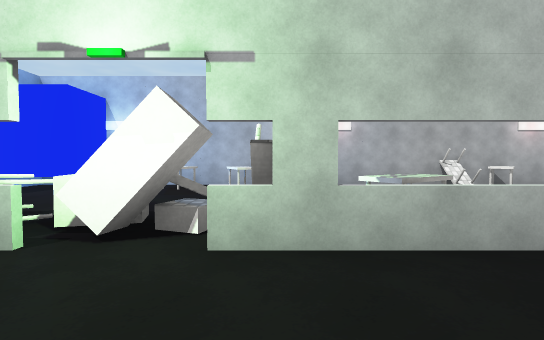
View 1 (above)

15 first-person views from a walk through a 3-D level made in the Unity game engine. The camera is 1.4 m above the floor, tilts 2° down and sees 85° across. The floor is counted in squares, 2 m on a side. Each view is taken from the middle of a square. On the plan, view 1 faces up. The plan holds only what a view shows up to about 10 squares ahead; the rest is blank. The place goes on beyond the plan. The player character is not drawn. Door leaves are left out, so doorways stand open. Surface patterns are stand-ins for the level's own textures.

View 2
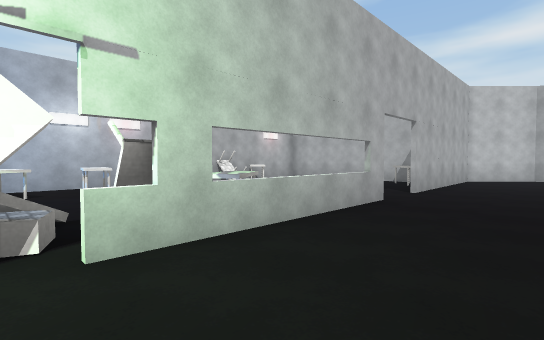

View 3
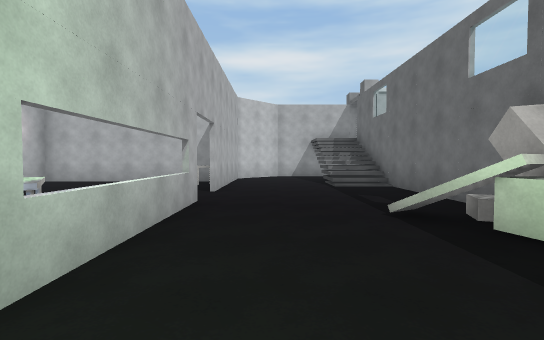

View 4
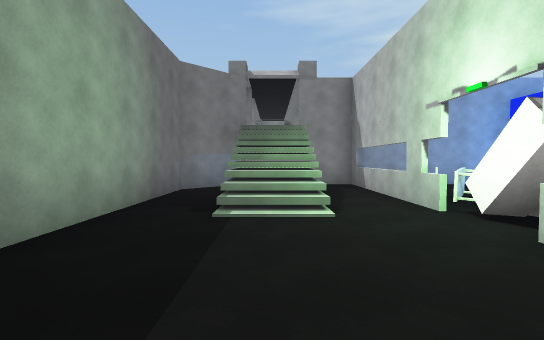

View 5
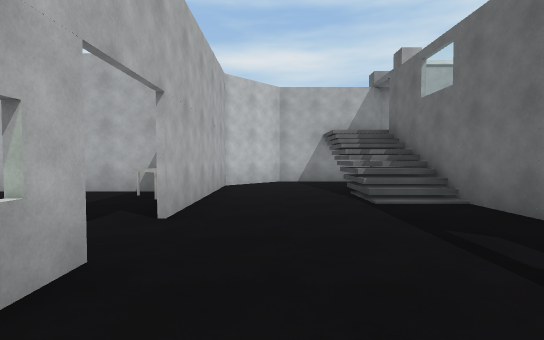

View 6
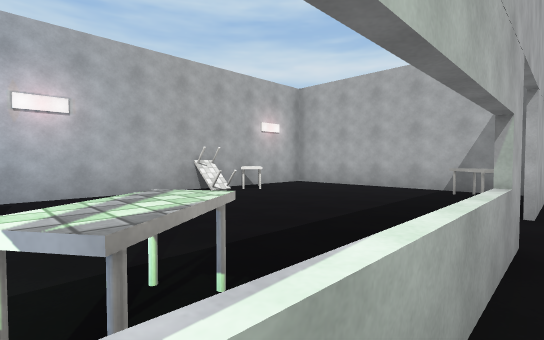

View 7
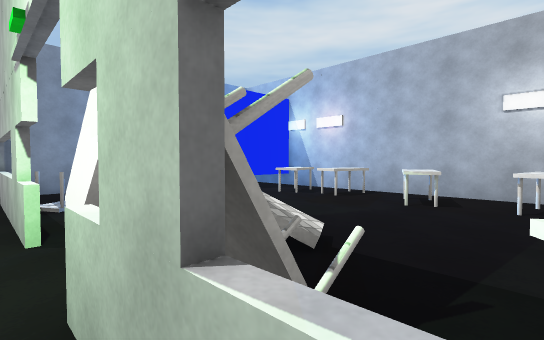

View 8
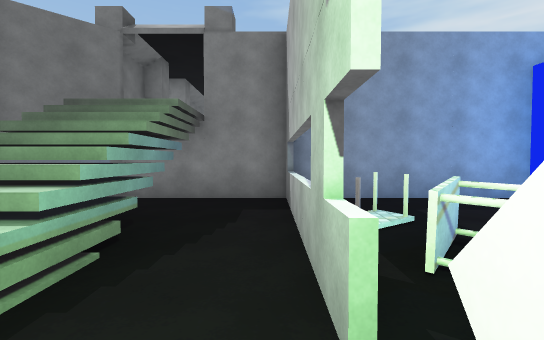

View 9
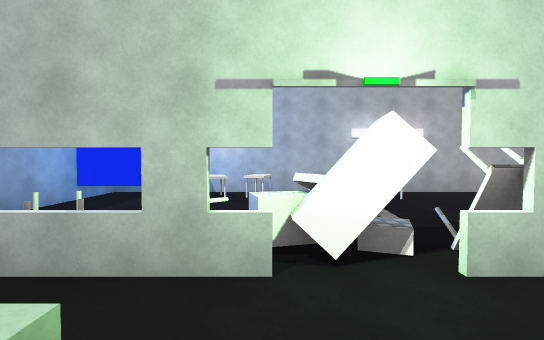

View 10
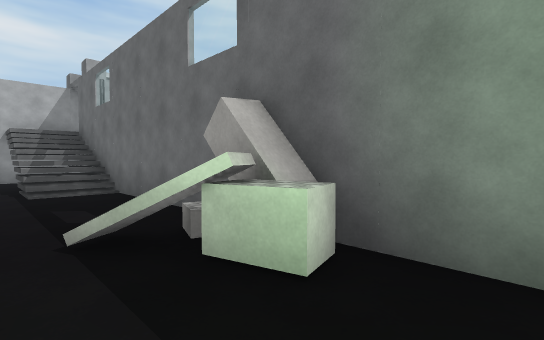

View 11
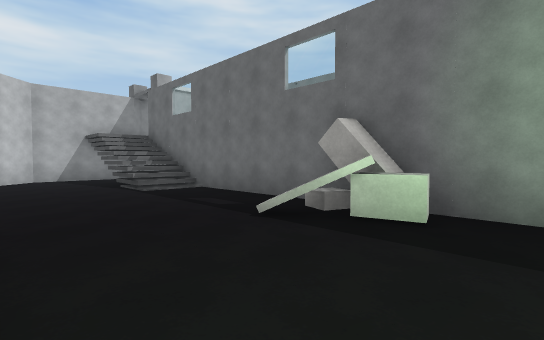

View 12
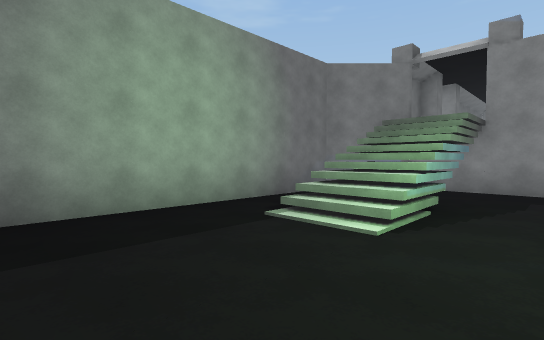

View 13
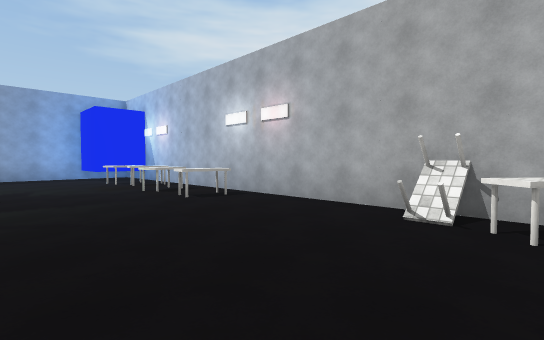

View 14
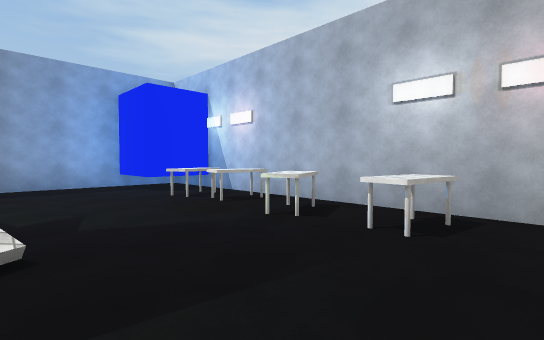

View 15
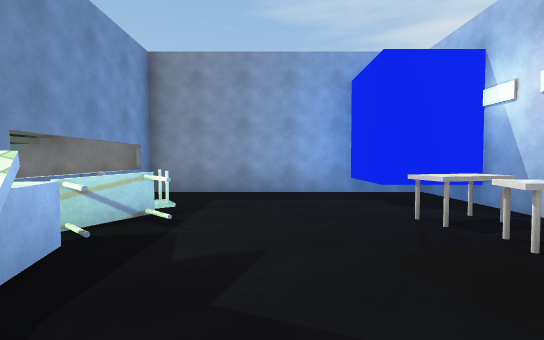

### Floor plan
Key: @ floor where view 1 was taken; # wall or solid block; . floor; / step, stairs or slope; D open door; = window, fence, low wall or low ledge; E desk; C grey cube; O other object.
Columns run from 7 left of view 1 to 12 right of it. Each row starts with its distance up from view 1.
  9    #########  ###
  8  OO.........EE..#
  7 OOO.E.E.E....E..#
  6 #...............#
  5 #...............#
  4 #...E...........#
  3 #..EEOOEEE....EE###
  2 ##==#....==DD###..##
  1 #.////.............#
  0 #.////.@...........#
 -1 ##.......O....////.#
 -2  ##.....#O....///C/#
 -3   ####### #######  #

Where each view was taken, in squares from view 1:
view 1: 0 up, 0 right, facing up
view 2: 0 up, 1 left, facing up-right
view 3: 1 up, 1 left, facing right
view 4: 0 up, 2 right, facing left
view 5: 1 up, 2 right, facing right
view 6: 2 up, 1 right, facing up-right
view 7: 2 up, 1 right, facing up-left
view 8: 2 up, 1 left, facing left
view 9: 0 up, 2 left, facing up
view 10: 0 up, 0 right, facing down-right
view 11: 2 up, 0 right, facing down-right
view 12: 2 up, 1 right, facing down-left
view 13: 4 up, 6 right, facing up-left
view 14: 4 up, 2 right, facing up-left
view 15: 5 up, 0 right, facing left
